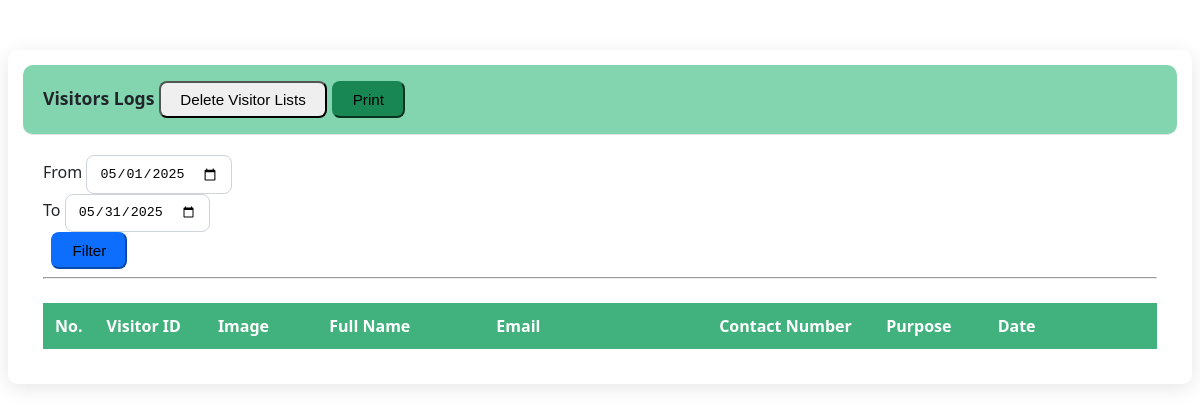
/visitor_list.php, run on an earlier commit of the app's database.
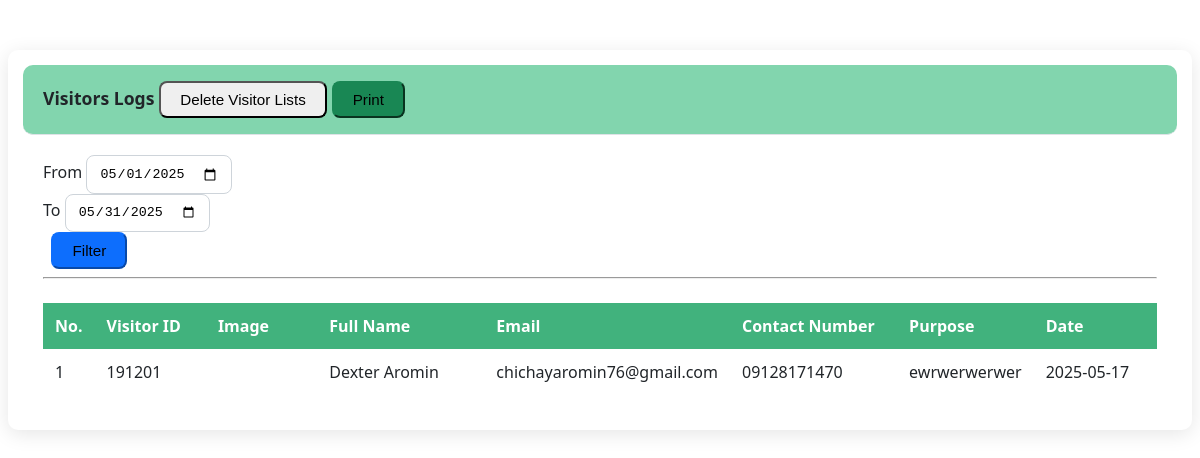
And on a later commit of the database.
### tables this page shows
CREATE TABLE `visitors` (
  `visitor_id` int(11) NOT NULL,
  `full_name` varchar(50) NOT NULL,
  `contact_number` varchar(11) NOT NULL,
  `email` varchar(50) NOT NULL,
  `purpose` text NOT NULL,
  `establishment_id` int(25) NOT NULL,
  `created_at` date NOT NULL,
  `token` varchar(32) NOT NULL,
  `token_expiry` datetime NOT NULL
);

### visitor_list.php (the view, shortened to what this page needs)
<?php
include 'db_connect.php'; ?>
<!DOCTYPE html>
<html>
<head>
    <link rel="stylesheet" href="page-css/visitor_list.css">
</head>
<body>
<div class="container-fluid">
	<div class="col-lg-12">
		<div class="row">
			<div class="col-md-12">
				<div class="card">
					<div class="card-header d-flex flex-wrap justify-content-between align-items-center">
						<b>Visitors Logs</b>
						<span class="d-flex flex-wrap gap-2 mt-2 mt-md-0">
							<button class="btn btn-danger btn-sm mr-2" type="button" id="delete_visitors">
								<i class="fa fa-trash"></i> Delete Visitor Lists
							</button>
						<span class="d-flex flex-wrap gap-2 mt-2 mt-md-0">
							<button class="btn btn-success btn-sm" type="button" id="print">
								<i class="fa fa-print"></i> Print
							</button>
						</span>
					</div>
					<div class="card-body">
						<div class="row form-group">
							<div class="col-md-4">
								<label for="" class="control-label">From</label>
								<input type="date" class="form-control" name="from"
									value="<?php echo isset($_GET['from']) ? date('Y-m-d', strtotime($_GET['from'])) : date('Y-m-d', strtotime(date('Y-m-1'))); ?>"
									required>
							</div>
							<div class="col-md-4">
								<label for="" class="control-label">To</label>
								<input type="date" class="form-control" name="to"
									value="<?php echo isset($_GET['to']) ? date('Y-m-d', strtotime($_GET['to'])) : date('Y-m-d', strtotime(date('Y-m-1') . " +1 month - 1 day")); ?>"
									required>
							</div>
							<div class="col-md-2">
								<label for="" class="control-label">&nbsp</label>
								<button class="btn btn-primary btn-block" id="filter" type="button">Filter</button>
							</div>
						</div>
						<hr>
						<div class="table-responsive">
							<table class="table table-bordered table-condensed table-hover">
								<colgroup>
									<col width="2%">
									<col width="10%">
									<col width="10%">
									<col width="15%">
									<col width="20%">
									<col width="15%">
									<col width="10%">
								</colgroup>
								<thead>
									<tr>
										<th class="text-center">No.</th>
										<th class="">Visitor ID</th>
										<th class="">Image</th>
										<th class="">Full Name</th>
										<th class="">Email</th>
										<th class="">Contact Number</th>
										<th class="">Purpose</th>
										<th class="">Date</th>
									</tr>
								</thead>
								<tbody>
									<?php
									$i = 1;
                                        $tracks = $conn->query(
                                       " SELECT
                                            v.visitor_id,
                                            v.imagePath,
                                            v.full_name,
                                            v.email,
                                            v.contact_number,
                                            v.purpose,
                                            v.created_at
                                        FROM
                                            visitors v
                                        ORDER BY
                                            v.created_at DESC;
"
                                        );
									while ($row = $tracks->fetch_assoc()):
										?>
										<tr>
											<td class="text-center"><?php echo $i++ ?></td>
											<td class="">
												<p> <?php echo $row['visitor_id'] ?></p>
											</td>
											<td class="">
											</td>
											<td class="">
												<p> <?php echo ucwords($row['full_name']) ?></p>
											</td>
											<td class="">
												<p> <?php echo $row['email'] ?></p>
											</td>
											<td class="">
												<p> <?php echo $row['contact_number'] ?></p>
											</td>
											<td class="">
												<p> <?php echo $row['purpose'] ?></p>
											</td>
											<td class="">
												<p> <?php echo $row['created_at'] ?></p>
											</td>
										</tr>
									<?php endwhile; ?>
								</tbody>
							</table>
						</div>
					</div>
				</div>
			</div>
		</div>
	</div>
</div>
</body>
</html>

What changed in the data, as far as the page shows it:
added visitors: visitor_id "191201", full_name "Dexter Aromin", email "chichayaromin76@gmail.com", contact_number "09128171470", purpose "ewrwerwerwer", created_at "2025-05-17"
